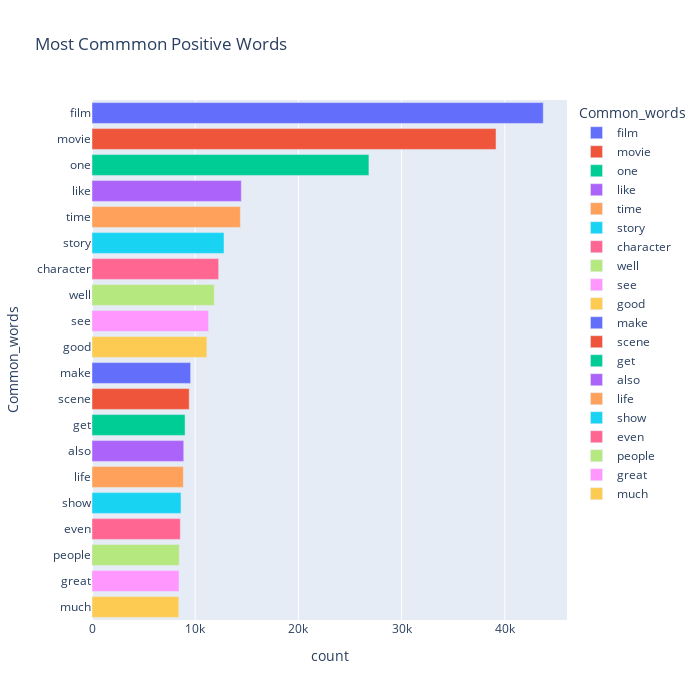

Notebook cell for this chart:
### Code cell
fig = px.bar(temp_pos, x="count", y="Common_words", title='Most Commmon Positive Words', orientation='h', 
             width=700, height=700,color='Common_words')
fig.show()

### Figure 1 — Plotly figure (JSON) as saved in the notebook; plotly's stock layout.template omitted (floating-point values rounded to 4 significant figures)
{"data": [{"alignmentgroup": "True", "hovertemplate": "Common_words=%{y}<br>count=%{x}<extra></extra>", "legendgroup": "film", "marker": {"color": "#636efa", "pattern": {"shape": ""}}, "name": "film", "offsetgroup": "film", "orientation": "h", "showlegend": true, "textposition": "auto", "type": "bar", "x": [43729], "xaxis": "x", "y": ["film"], "yaxis": "y"}, {"alignmentgroup": "True", "hovertemplate": "Common_words=%{y}<br>count=%{x}<extra></extra>", "legendgroup": "movie", "marker": {"color": "#EF553B", "pattern": {"shape": ""}}, "name": "movie", "offsetgroup": "movie", "orientation": "h", "showlegend": true, "textposition": "auto", "type": "bar", "x": [39154], "xaxis": "x", "y": ["movie"], "yaxis": "y"}, {"alignmentgroup": "True", "hovertemplate": "Common_words=%{y}<br>count=%{x}<extra></extra>", "legendgroup": "one", "marker": {"color": "#00cc96", "pattern": {"shape": ""}}, "name": "one", "offsetgroup": "one", "orientation": "h", "showlegend": true, "textposition": "auto", "type": "bar", "x": [26834], "xaxis": "x", "y": ["one"], "yaxis": "y"}, {"alignmentgroup": "True", "hovertemplate": "Common_words=%{y}<br>count=%{x}<extra></extra>", "legendgroup": "like", "marker": {"color": "#ab63fa", "pattern": {"shape": ""}}, "name": "like", "offsetgroup": "like", "orientation": "h", "showlegend": true, "textposition": "auto", "type": "bar", "x": [14470], "xaxis": "x", "y": ["like"], "yaxis": "y"}, {"alignmentgroup": "True", "hovertemplate": "Common_words=%{y}<br>count=%{x}<extra></extra>", "legendgroup": "time", "marker": {"color": "#FFA15A", "pattern": {"shape": ""}}, "name": "time", "offsetgroup": "time", "orientation": "h", "showlegend": true, "textposition": "auto", "type": "bar", "x": [14383], "xaxis": "x", "y": ["time"], "yaxis": "y"}, {"alignmentgroup": "True", "hovertemplate": "Common_words=%{y}<br>count=%{x}<extra></extra>", "legendgroup": "story", "marker": {"color": "#19d3f3", "pattern": {"shape": ""}}, "name": "story", "offsetgroup": "story", "orientation": "h", "showlegend": true, "textposition": "auto", "type": "bar", "x": [12792], "xaxis": "x", "y": ["story"], "yaxis": "y"}, {"alignmentgroup": "True", "hovertemplate": "Common_words=%{y}<br>count=%{x}<extra></extra>", "legendgroup": "character", "marker": {"color": "#FF6692", "pattern": {"shape": ""}}, "name": "character", "offsetgroup": "character", "orientation": "h", "showlegend": true, "textposition": "auto", "type": "bar", "x": [12273], "xaxis": "x", "y": ["character"], "yaxis": "y"}, {"alignmentgroup": "True", "hovertemplate": "Common_words=%{y}<br>count=%{x}<extra></extra>", "legendgroup": "well", "marker": {"color": "#B6E880", "pattern": {"shape": ""}}, "name": "well", "offsetgroup": "well", "orientation": "h", "showlegend": true, "textposition": "auto", "type": "bar", "x": [11849], "xaxis": "x", "y": ["well"], "yaxis": "y"}, {"alignmentgroup": "True", "hovertemplate": "Common_words=%{y}<br>count=%{x}<extra></extra>", "legendgroup": "see", "marker": {"color": "#FF97FF", "pattern": {"shape": ""}}, "name": "see", "offsetgroup": "see", "orientation": "h", "showlegend": true, "textposition": "auto", "type": "bar", "x": [11296], "xaxis": "x", "y": ["see"], "yaxis": "y"}, {"alignmentgroup": "True", "hovertemplate": "Common_words=%{y}<br>count=%{x}<extra></extra>", "legendgroup": "good", "marker": {"color": "#FECB52", "pattern": {"shape": ""}}, "name": "good", "offsetgroup": "good", "orientation": "h", "showlegend": true, "textposition": "auto", "type": "bar", "x": [11132], "xaxis": "x", "y": ["good"], "yaxis": "y"}, {"alignmentgroup": "True", "hovertemplate": "Common_words=%{y}<br>count=%{x}<extra></extra>", "legendgroup": "make", "marker": {"color": "#636efa", "pattern": {"shape": ""}}, "name": "make", "offsetgroup": "make", "orientation": "h", "showlegend": true, "textposition": "auto", "type": "bar", "x": [9559], "xaxis": "x", "y": ["make"], "yaxis": "y"}, {"alignmentgroup": "True", "hovertemplate": "Common_words=%{y}<br>count=%{x}<extra></extra>", "legendgroup": "scene", "marker": {"color": "#EF553B", "pattern": {"shape": ""}}, "name": "scene", "offsetgroup": "scene", "orientation": "h", "showlegend": true, "textposition": "auto", "type": "bar", "x": [9422], "xaxis": "x", "y": ["scene"], "yaxis": "y"}, {"alignmentgroup": "True", "hovertemplate": "Common_words=%{y}<br>count=%{x}<extra></extra>", "legendgroup": "get", "marker": {"color": "#00cc96", "pattern": {"shape": ""}}, "name": "get", "offsetgroup": "get", "orientation": "h", "showlegend": true, "textposition": "auto", "type": "bar", "x": [9019], "xaxis": "x", "y": ["get"], "yaxis": "y"}, {"alignmentgroup": "True", "hovertemplate": "Common_words=%{y}<br>count=%{x}<extra></extra>", "legendgroup": "also", "marker": {"color": "#ab63fa", "pattern": {"shape": ""}}, "name": "also", "offsetgroup": "also", "orientation": "h", "showlegend": true, "textposition": "auto", "type": "bar", "x": [8892], "xaxis": "x", "y": ["also"], "yaxis": "y"}, {"alignmentgroup": "True", "hovertemplate": "Common_words=%{y}<br>count=%{x}<extra></extra>", "legendgroup": "life", "marker": {"color": "#FFA15A", "pattern": {"shape": ""}}, "name": "life", "offsetgroup": "life", "orientation": "h", "showlegend": true, "textposition": "auto", "type": "bar", "x": [8850], "xaxis": "x", "y": ["life"], "yaxis": "y"}, {"alignmentgroup": "True", "hovertemplate": "Common_words=%{y}<br>count=%{x}<extra></extra>", "legendgroup": "show", "marker": {"color": "#19d3f3", "pattern": {"shape": ""}}, "name": "show", "offsetgroup": "show", "orientation": "h", "showlegend": true, "textposition": "auto", "type": "bar", "x": [8629], "xaxis": "x", "y": ["show"], "yaxis": "y"}, {"alignmentgroup": "True", "hovertemplate": "Common_words=%{y}<br>count=%{x}<extra></extra>", "legendgroup": "even", "marker": {"color": "#FF6692", "pattern": {"shape": ""}}, "name": "even", "offsetgroup": "even", "orientation": "h", "showlegend": true, "textposition": "auto", "type": "bar", "x": [8558], "xaxis": "x", "y": ["even"], "yaxis": "y"}, {"alignmentgroup": "True", "hovertemplate": "Common_words=%{y}<br>count=%{x}<extra></extra>", "legendgroup": "people", "marker": {"color": "#B6E880", "pattern": {"shape": ""}}, "name": "people", "offsetgroup": "people", "orientation": "h", "showlegend": true, "textposition": "auto", "type": "bar", "x": [8460], "xaxis": "x", "y": ["people"], "yaxis": "y"}, {"alignmentgroup": "True", "hovertemplate": "Common_words=%{y}<br>count=%{x}<extra></extra>", "legendgroup": "great", "marker": {"color": "#FF97FF", "pattern": {"shape": ""}}, "name": "great", "offsetgroup": "great", "orientation": "h", "showlegend": true, "textposition": "auto", "type": "bar", "x": [8434], "xaxis": "x", "y": ["great"], "yaxis": "y"}, {"alignmentgroup": "True", "hovertemplate": "Common_words=%{y}<br>count=%{x}<extra></extra>", "legendgroup": "much", "marker": {"color": "#FECB52", "pattern": {"shape": ""}}, "name": "much", "offsetgroup": "much", "orientation": "h", "showlegend": true, "textposition": "auto", "type": "bar", "x": [8408], "xaxis": "x", "y": ["much"], "yaxis": "y"}], "layout": {"barmode": "relative", "height": 700, "legend": {"title": {"text": "Common_words"}, "tracegroupgap": 0}, "title": {"text": "Most Commmon Positive Words"}, "width": 700, "xaxis": {"anchor": "y", "domain": [0, 1], "title": {"text": "count"}}, "yaxis": {"anchor": "x", "categoryarray": ["much", "great", "people", "even", "show", "life", "also", "get", "scene", "make", "good", "see", "well", "character", "story", "time", "like", "one", "movie", "film"], "categoryorder": "array", "domain": [0, 1], "title": {"text": "Common_words"}}}}
